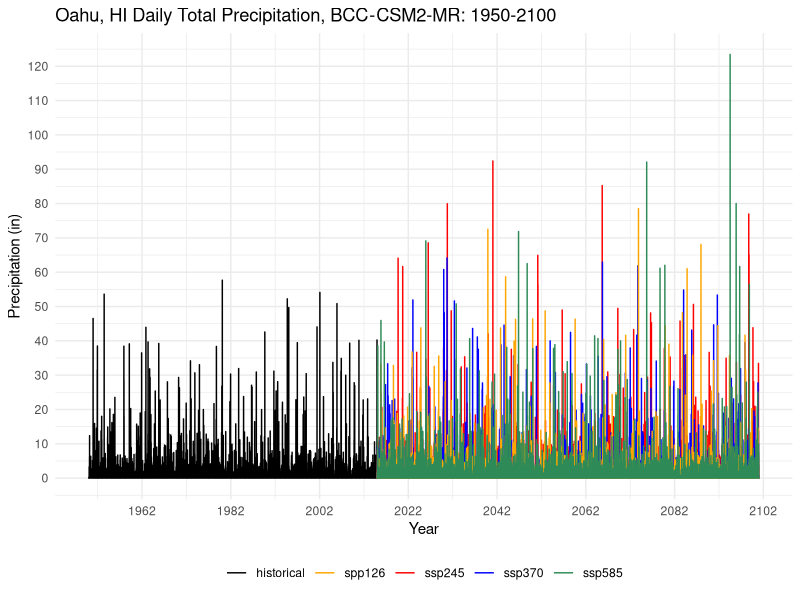
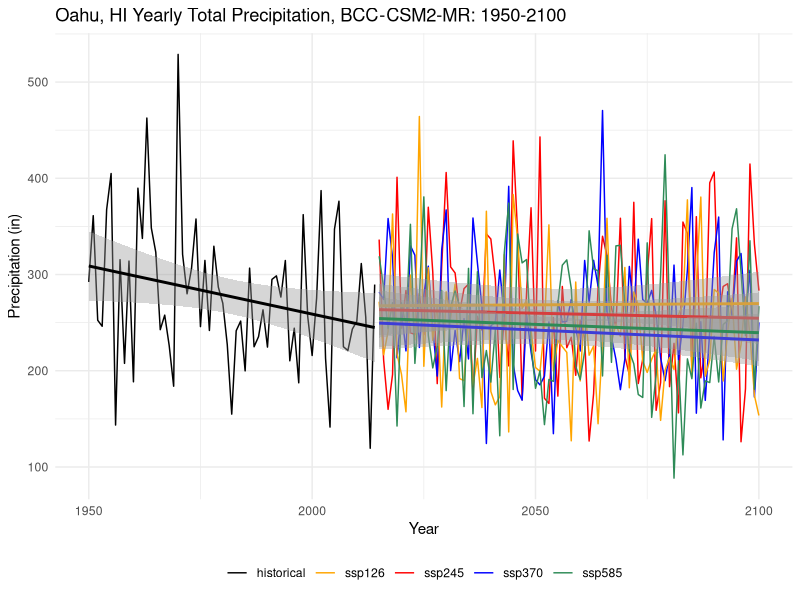
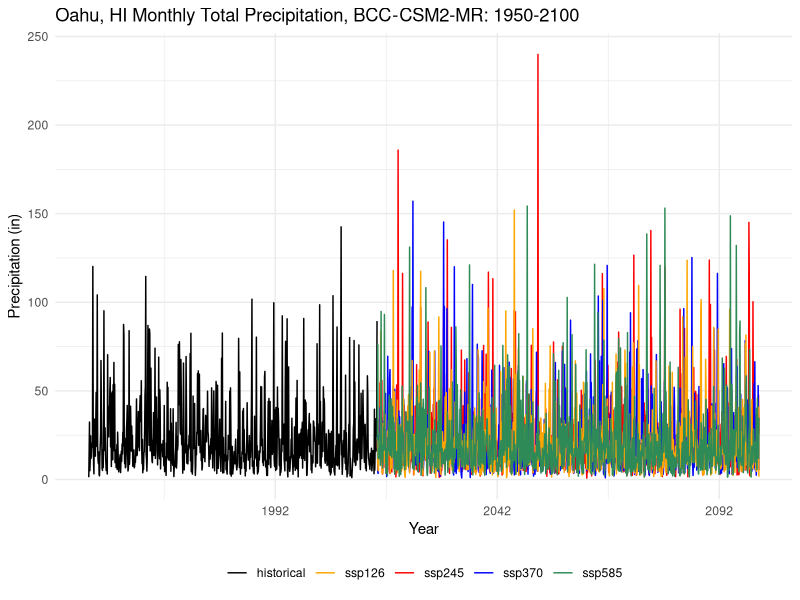
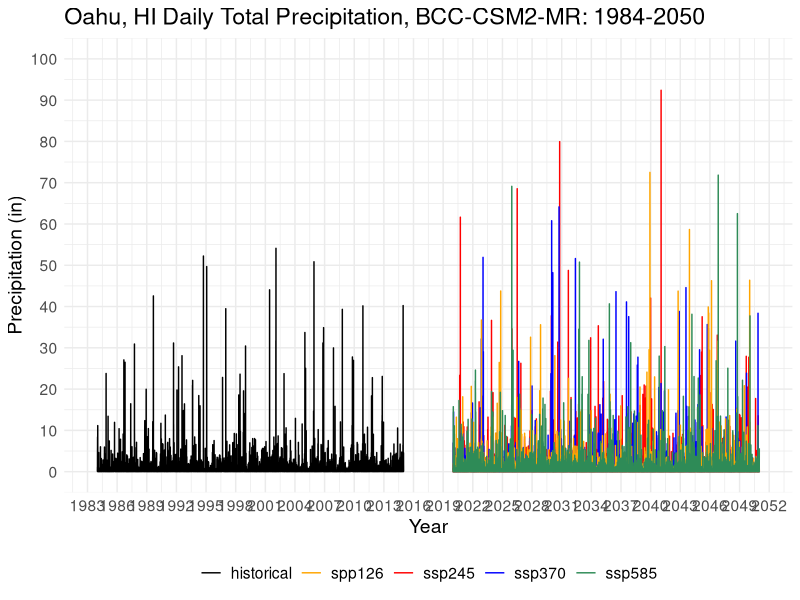
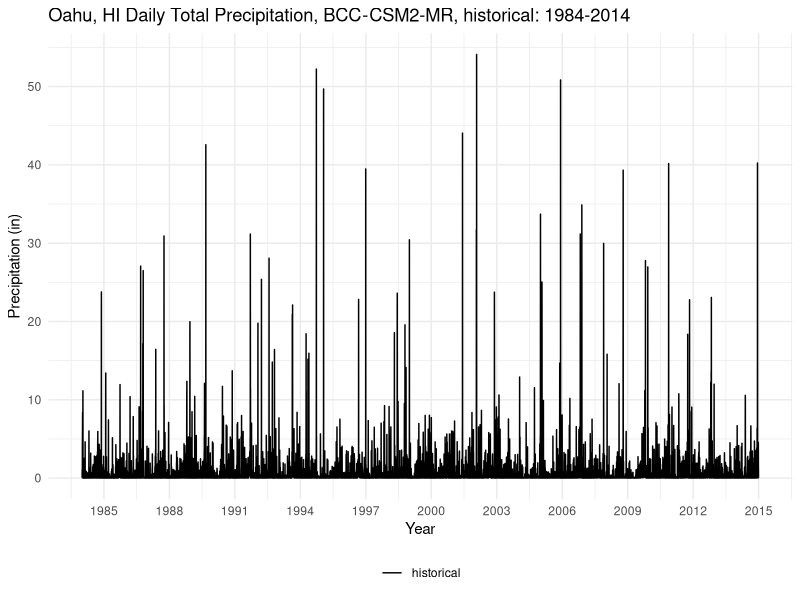
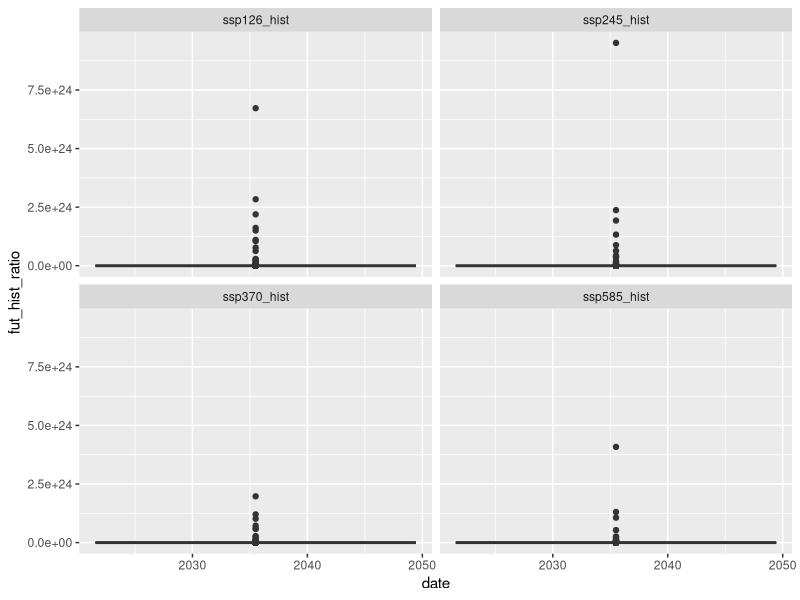
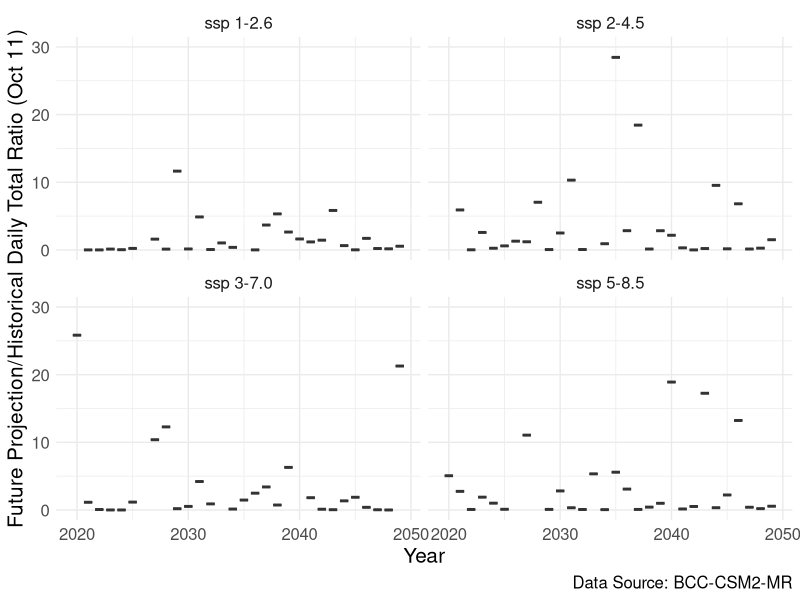
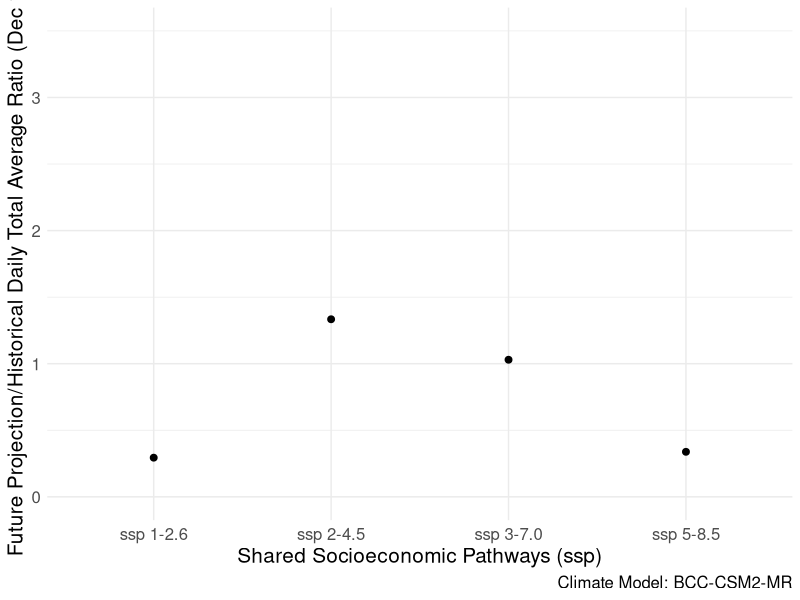

Write the R code that produced these figures, in order.
## ---- chunk 1
knitr::opts_chunk$set(echo = TRUE)
library(tidyverse)
library(here)
library(lubridate)
library(ggpubr)
library(zoo)
## ---- chunk 2
## Note: these data are from climate model BCC-CSM2-MR (China)
## daily totals
bcc_historical_tot = read.csv(here("climate_change_data", "BCC_daily_tot","oahu_historical_1950_2014_total.csv")) %>%  
  rename(date = dayofyear, pcp = pr) 
bcc_ssp126_tot = read.csv(here("climate_change_data","BCC_daily_tot","oahu_ssp126_2015_2100_total.csv")) %>% 
  rename(date = dayofyear, pcp = pr) 
bcc_ssp245_tot = read.csv(here("climate_change_data","BCC_daily_tot","oahu_ssp245_2015_2100_total.csv")) %>% 
  rename(date = dayofyear, pcp = pr) 
bcc_ssp370_tot = read.csv(here("climate_change_data","BCC_daily_tot","oahu_ssp370_2015_2100_total.csv")) %>% 
  rename(date = dayofyear, pcp = pr)
bcc_ssp585_tot = read.csv(here("climate_change_data","BCC_daily_tot","oahu_ssp585_2015_2100_total.csv")) %>% 
  rename(date = dayofyear, pcp = pr)

bcc_historical_tot$date <- ymd(bcc_historical_tot$date)
bcc_ssp126_tot$date <- ymd(bcc_ssp126_tot$date)
bcc_ssp245_tot$date <- ymd(bcc_ssp245_tot$date)
bcc_ssp370_tot$date <- ymd(bcc_ssp370_tot$date)
bcc_ssp585_tot$date <- ymd(bcc_ssp585_tot$date)
## ---- chunk 3
bcc_daily_tot_proj <- 
  ggplot() +
  geom_line(data = bcc_historical_tot, aes(x=date, y=pcp, color= "black"), size = 0.5) + 
  geom_line(data = bcc_ssp126_tot, aes(x=date, y=pcp, color="orange"), size = 0.5) + 
  geom_line(data = bcc_ssp245_tot, aes(x=date, y=pcp, color="red"), size = 0.5) +
  geom_line(data = bcc_ssp370_tot, aes(x=date, y=pcp, color = "blue"), size = 0.5) +
  geom_line(data = bcc_ssp585_tot, aes(x=date, y=pcp, color = "seagreen"), size = 0.5) + 
  theme_minimal() + 
  scale_y_continuous(breaks=seq(0,150,10)) +
  scale_x_date(date_breaks = "20 years", date_labels = "%Y") +
  ggtitle("Oahu, HI Daily Total Precipitation, BCC-CSM2-MR: 1950-2100") +
   labs(x = "Year",
       y = "Precipitation (in)") +
  scale_color_manual(values = c("black", "orange", "red", "blue", "seagreen", "purple"), 
                     labels = c("historical" , "spp126", "ssp245", "ssp370", "ssp585")) +
  theme(legend.title=element_blank())+
    theme(legend.position="bottom")

bcc_daily_tot_proj

## ---- chunk 4
# add seperate columns for year, month and day
bcc_historical_tot <- bcc_historical_tot %>% 
  mutate(year = year(date)) %>% 
  mutate(month = month(date)) %>% 
  mutate(day = day(date))

bcc_ssp126_tot <- bcc_ssp126_tot %>% 
  mutate(year = year(date)) %>% 
  mutate(month = month(date)) %>% 
  mutate(day = day(date))

bcc_ssp245_tot <- bcc_ssp245_tot %>% 
  mutate(year = year(date)) %>% 
  mutate(month = month(date)) %>% 
  mutate(day = day(date))

bcc_ssp370_tot <- bcc_ssp370_tot %>% 
  mutate(year = year(date)) %>% 
  mutate(month = month(date)) %>% 
  mutate(day = day(date))

bcc_ssp585_tot <- bcc_ssp585_tot  %>% 
  mutate(year = year(date)) %>% 
  mutate(month = month(date)) %>% 
  mutate(day = day(date))


# group by yearly sum of pcp 
bcc_historical_tot_yearly <- bcc_historical_tot %>% 
  group_by(year) %>% 
  mutate(sum = sum(pcp)) %>% 
  select(year, sum) %>% 
  distinct()

bcc_historical_tot_yearly$year <- as.numeric(bcc_historical_tot_yearly$year) 


# group by yearly sum of pcp 
bcc_ssp126_tot_yearly <- bcc_ssp126_tot %>% 
  group_by(year) %>% 
  mutate(sum = sum(pcp)) %>% 
  select(year, sum) %>% 
  distinct()

bcc_ssp126_tot_yearly$year <- as.numeric(bcc_ssp126_tot_yearly$year) 

# group by yearly sum of pcp 
bcc_ssp245_tot_yearly <- bcc_ssp245_tot %>% 
  group_by(year) %>% 
  mutate(sum = sum(pcp)) %>% 
  select(year, sum) %>% 
  distinct()

bcc_ssp245_tot_yearly$year <- as.numeric(bcc_ssp245_tot_yearly$year) 

# group by yearly sum of pcp 
bcc_ssp370_tot_yearly <- bcc_ssp370_tot %>% 
  group_by(year) %>% 
  mutate(sum = sum(pcp)) %>% 
  select(year, sum) %>% 
  distinct()

bcc_ssp370_tot_yearly$year <- as.numeric(bcc_ssp370_tot_yearly$year) 

# group by yearly sum of pcp 
bcc_ssp585_tot_yearly <- bcc_ssp585_tot %>% 
  group_by(year) %>% 
  mutate(sum = sum(pcp)) %>% 
  select(year, sum) %>% 
  distinct()

bcc_ssp585_tot_yearly$year <- as.numeric(bcc_ssp585_tot_yearly$year) 


# group by month (and associated year) sum of pcp
bcc_historical_tot_monthly <- bcc_historical_tot %>% 
  group_by(month,year) %>% 
  mutate(sum = sum(pcp)) %>% 
  select(month, year, sum) %>% 
  distinct()

bcc_historical_tot_monthly$date <- format(as.Date(paste(bcc_historical_tot_monthly$year, bcc_historical_tot_monthly$month, 01), "%Y %m %d"), "%m-%Y")

bcc_historical_tot_monthly$date <- my(bcc_historical_tot_monthly$date)


# group by month (and associated year) sum of pcp
bcc_ssp126_tot_monthly <- bcc_ssp126_tot %>% 
  group_by(month,year) %>% 
  mutate(sum = sum(pcp)) %>% 
  select(month, year, sum) %>% 
  distinct()

bcc_ssp126_tot_monthly$date <- format(as.Date(paste(bcc_ssp126_tot_monthly$year, bcc_ssp126_tot_monthly$month, 01), "%Y %m %d"), "%m-%Y")

bcc_ssp126_tot_monthly$date <- my(bcc_ssp126_tot_monthly$date)


# group by month (and associated year) sum of pcp
bcc_ssp245_tot_monthly <- bcc_ssp245_tot %>% 
  group_by(month,year) %>% 
  mutate(sum = sum(pcp)) %>% 
  select(month, year, sum) %>% 
  distinct()

bcc_ssp245_tot_monthly$date <- format(as.Date(paste(bcc_ssp245_tot_monthly$year, bcc_ssp245_tot_monthly$month, 01), "%Y %m %d"), "%m-%Y")

bcc_ssp245_tot_monthly$date <- my(bcc_ssp245_tot_monthly$date)

# group by yearly sum of daily avg pcp 
bcc_ssp370_tot_monthly <- bcc_ssp370_tot %>% 
  group_by(month,year) %>% 
  mutate(sum = sum(pcp)) %>% 
  select(month, year, sum) %>% 
  distinct() 
  
bcc_ssp370_tot_monthly$date <- format(as.Date(paste(bcc_ssp370_tot_monthly$year, bcc_ssp370_tot_monthly$month, 01), "%Y %m %d"), "%m-%Y")

bcc_ssp370_tot_monthly$date <- my(bcc_ssp370_tot_monthly$date)

# group by yearly sum of daily avg pcp 
bcc_ssp585_tot_monthly <- bcc_ssp585_tot %>% 
  group_by(month,year) %>% 
  mutate(sum = sum(pcp)) %>% 
  select(month, year, sum) %>% 
  distinct() 
  
bcc_ssp585_tot_monthly$date <- format(as.Date(paste(bcc_ssp585_tot_monthly$year, bcc_ssp585_tot_monthly$month, 01), "%Y %m %d"), "%m-%Y")

bcc_ssp585_tot_monthly$date <- my(bcc_ssp585_tot_monthly$date)
## ---- chunk 5
## all three ssps 
bcc_yearly_sum_proj <- 
  ggplot() +
  geom_line(data = bcc_historical_tot_yearly, aes(x=year, y=sum, color="black"), size = 0.5) +
  geom_line(data = bcc_ssp126_tot_yearly, aes(x=year, y=sum, color="orange"), size = 0.5) + 
  geom_line(data = bcc_ssp245_tot_yearly, aes(x=year, y=sum, color="red"), size = 0.5) +
  geom_line(data = bcc_ssp370_tot_yearly, aes(x=year, y=sum, color = "blue"), size = 0.5) +
  geom_line(data = bcc_ssp585_tot_yearly, aes(x=year, y=sum, color = "seagreen"), size = 0.5) +
  theme_minimal() + 
  #scale_y_continuous(breaks=seq(0,450,50)) +
  scale_x_continuous(breaks=seq(1950,2100,50)) + 
  # scale_x_date(date_breaks = "5 years", date_labels = "%Y") +
  ggtitle("Oahu, HI Yearly Total Precipitation, BCC-CSM2-MR: 1950-2100") + 
  scale_color_manual(values = c("black", "orange", "red", "blue", "seagreen"), labels = c("historical", "ssp126", "ssp245", "ssp370", "ssp585")) +
  labs(x = "Year",
       y = "Precipitation (in)") +
  geom_smooth(data = bcc_historical_tot_yearly, aes(x=year, y=sum), method='lm', formula = y~x, color = "black") +
  geom_smooth(data = bcc_ssp126_tot_yearly, aes(x=year, y=sum), method='lm', formula = y~x, color = "orange") + 
  geom_smooth(data = bcc_ssp245_tot_yearly, aes(x=year, y=sum), method='lm', formula = y~x, color = "red") + 
  geom_smooth(data = bcc_ssp370_tot_yearly, aes(x=year, y=sum), method='lm', formula = y~x, color = "blue") + 
  geom_smooth(data = bcc_ssp585_tot_yearly, aes(x=year, y=sum), method='lm', formula = y~x, color = "seagreen") +
  theme(legend.title=element_blank())+
    theme(legend.position="bottom")
# +
#   stat_regline_equation(label.y = 400) +
#   stat_cor(label.y = 400)

bcc_yearly_sum_proj
## ---- chunk 6
# all three ssps 
bcc_monthly_sum_proj <- 
  ggplot() +
  geom_line(data = bcc_historical_tot_monthly, aes(x=date, y=sum, color="black"), size = 0.5) +
  geom_line(data = bcc_ssp126_tot_monthly, aes(x=date, y=sum, color="orange"), size = 0.5) + 
  geom_line(data = bcc_ssp245_tot_monthly, aes(x=date, y=sum, color="red"), size = 0.5) +
  geom_line(data = bcc_ssp370_tot_monthly, aes(x=date, y=sum, color = "blue"), size = 0.5) +
  geom_line(data = bcc_ssp585_tot_monthly, aes(x=date, y=sum, color = "seagreen"), size = 0.5) +
  theme_minimal() + 
  scale_y_continuous(breaks=seq(0,300,50)) +
  #scale_x_continuous(breaks=seq(1850,2100,50)) + 
 scale_x_date(date_breaks = "50 years", date_labels = "%Y") +
  ggtitle("Oahu, HI Monthly Total Precipitation, BCC-CSM2-MR: 1950-2100") + 
  scale_color_manual(values = c("black", "orange", "red", "blue", "seagreen"), labels = c("historical", "ssp126", "ssp245", "ssp370", "ssp585")) +
  labs(x = "Year",
       y = "Precipitation (in)") +
  # geom_smooth(data = bcc_historical_tot_monthly, aes(x=date, y=sum), method='lm', formula = y~x, color = "black") +
  # geom_smooth(data = bcc_ssp126_tot_monthly, aes(x=date, y=sum), method='lm', formula = y~x, color = "orange") +
  # geom_smooth(data = bcc_ssp245_tot_monthly, aes(x=date, y=sum), method='lm', formula = y~x, color = "red") +
  # geom_smooth(data = bcc_ssp370_tot_monthly, aes(x=date, y=sum), method='lm', formula = y~x, color = "blue") +
  # geom_smooth(data = bcc_ssp585_tot_monthly, aes(x=date, y=sum), method='lm', formula = y~x, color = "seagreen") +
  theme(legend.title=element_blank())+
    theme(legend.position="bottom")
  
  # stat_regline_equation(label.y = 200) +
  # stat_cor(label.y = 190)

bcc_monthly_sum_proj
## ---- chunk 7
bcc_historical_tot_1984_2014 <- bcc_historical_tot %>% 
  filter(year %in% (1984:2014))
  
## separate projections based on 2020 to 2070
bcc_ssp126_tot_2020_2050 <- bcc_ssp126_tot %>% 
  filter(year %in% (2020:2050))

bcc_ssp245_tot_2020_2050 <- bcc_ssp245_tot %>% 
  filter(year %in% (2020:2050))

bcc_ssp370_tot_2020_2050 <- bcc_ssp370_tot %>% 
  filter(year %in% (2020:2050))

bcc_ssp585_tot_2020_2050 <- bcc_ssp585_tot %>% 
  filter(year %in% (2020:2050))


bcc_daily_tot_period <- 
  ggplot() +
  geom_line(data = bcc_historical_tot_1984_2014, aes(x=date, y=pcp, color="black"), size = 0.5) + 
  geom_line(data = bcc_ssp126_tot_2020_2050, aes(x=date, y=pcp, color="orange"), size = 0.5) + 
  geom_line(data = bcc_ssp245_tot_2020_2050, aes(x=date, y=pcp, color="red"), size = 0.5) +
  geom_line(data = bcc_ssp370_tot_2020_2050, aes(x=date, y=pcp, color = "blue"), size = 0.5) +
  geom_line(data = bcc_ssp585_tot_2020_2050, aes(x=date, y=pcp, color = "seagreen"), size = 0.5) + 
  theme_minimal() + 
  scale_y_continuous(breaks=seq(0,100,10), limits = c(0, 100)) +
  scale_x_date(date_breaks = "3 years", date_labels = "%Y") +
  ggtitle("Oahu, HI Daily Total Precipitation, BCC-CSM2-MR: 1984-2050") +
   labs(x = "Year",
       y = "Precipitation (in)") +
  scale_color_manual(values = c("black", "orange", "red", "blue", "seagreen"), labels = c("historical", "spp126", "ssp245", "ssp370", "ssp585")) +
   theme(legend.title=element_blank())+
    theme(legend.position="bottom") +
    theme(text = element_text(size=14))

bcc_daily_tot_period

#ggsave('bcc_daily_tot_period.png', bcc_daily_tot_period, width = 12, height = 8, units = "in")

## ---- chunk 8
bcc_daily_tot_period_hist <- 
  ggplot() +
  geom_line(data = bcc_historical_tot_1984_2014, aes(x=date, y=pcp, color="black"), size = 0.5) +  
  theme_minimal() + 
  scale_y_continuous(breaks=seq(0,50,10)) +
  scale_x_date(date_breaks = "3.5 years", date_labels = "%Y") +
  ggtitle("Oahu, HI Daily Total Precipitation, BCC-CSM2-MR, historical: 1984-2014 ") +
   labs(x = "Year",
       y = "Precipitation (in)") +
  scale_color_manual(values = c("black"), labels = c("historical")) + 
 theme(legend.title=element_blank()) +
    theme(legend.position="bottom")

bcc_daily_tot_period_hist
## ---- chunk 9
## merge the data frames together 
bcc_daily_tot_prec_merge1 <- bcc_ssp126_tot_2020_2050 %>% right_join(bcc_ssp245_tot_2020_2050, by = c("date")) 
bcc_daily_tot_prec_merge2 <- bcc_daily_tot_prec_merge1 %>%  right_join(bcc_ssp370_tot_2020_2050, by = c("date"))
bcc_daily_tot_prec_merge_fin <- bcc_daily_tot_prec_merge2 %>% right_join(bcc_ssp585_tot_2020_2050,by = c("date")) %>% 
  select(date, year.x, month.x, day.x, pcp.x, pcp.y, pcp.x.x, pcp.y.y) %>% 
  rename(year = year.x,
         month = month.x,
         day = day.x,
         ssp126_pcp=pcp.x,
         ssp245_pcp=pcp.y,
         ssp370_pcp = pcp.x.x ,
         ssp585_pcp = pcp.y.y )

bcc_historical_tot_1984_2014_rename <- bcc_historical_tot_1984_2014 %>% 
  rename(hist_date = date,
         hist_pcp = pcp,
         hist_year = year,
         hist_month = month,
         hist_day = day)

bcc_merge_his_proj <- cbind(bcc_daily_tot_prec_merge_fin, bcc_historical_tot_1984_2014_rename) 

bcc_ratio_df <- bcc_merge_his_proj %>% 
  mutate(ssp126_hist = ssp126_pcp/hist_pcp,
         ssp245_hist = ssp245_pcp/hist_pcp,
         ssp370_hist = ssp370_pcp/hist_pcp,
         ssp585_hist = ssp585_pcp/hist_pcp) %>% 
  select(date, ssp126_hist,ssp245_hist, ssp370_hist, ssp585_hist) %>% 
  pivot_longer(cols = ssp126_hist:ssp585_hist,
               names_to = c("ssp"),
               values_to = "fut_hist_ratio")

ggplot(data = bcc_ratio_df, aes(x=date, y=fut_hist_ratio,  group=ssp)) +
  geom_boxplot() +
  facet_wrap(~ssp)
  #scale_y_continuous(limits = c(0,0.0e+00))
## ---- chunk 10
ssp_names <- c(
                    `ssp126_hist` = "ssp 1-2.6",
                    `ssp245_hist` = "ssp 2-4.5",
                    `ssp370_hist` = "ssp 3-7.0",
                    `ssp585_hist` = "ssp 5-8.5"
                    )

bcc_merge_his_proj_filt <- bcc_merge_his_proj %>% 
  filter(month == "10") %>% 
  filter(day == "11") %>% 
  mutate(ssp126_hist = ssp126_pcp/hist_pcp,
         ssp245_hist = ssp245_pcp/hist_pcp,
         ssp370_hist = ssp370_pcp/hist_pcp,
         ssp585_hist = ssp585_pcp/hist_pcp) %>% 
  select(date, year, month, day, ssp126_hist,ssp245_hist, ssp370_hist, ssp585_hist) %>% 
  pivot_longer(cols = ssp126_hist:ssp585_hist,
               names_to = c("ssp"),
               values_to = "fut_hist_ratio")


proj_hist_oct11_BCC <- ggplot(data = bcc_merge_his_proj_filt, aes(x=year, y=fut_hist_ratio,  group=year)) +
  geom_boxplot() +
  facet_wrap(~ssp, labeller = as_labeller(ssp_names)) +
  theme_minimal() +
  labs(x="Year", 
       y="Future Projection/Historical Daily Total Ratio (Oct 11)", 
       caption = "Data Source: BCC-CSM2-MR") +
  scale_y_continuous(limits = c(0,30)) +
    theme(text = element_text(size=15))

proj_hist_oct11_BCC

#ggsave('proj_hist_oct11_BCC.png', proj_hist_oct11_BCC, width = 12, height = 10, units = "in")
                     
## ---- chunk 11
bcc_merge_his_proj_filt_dec19 <- bcc_merge_his_proj %>%
  filter(month == "12") %>%
  filter(day == "19") %>%
  group_by(month,day) %>%
  mutate(ssp126_pcp_avg = mean(ssp126_pcp),
         ssp245_pcp_avg = mean(ssp245_pcp),
         ssp370_pcp_avg = mean(ssp370_pcp),
         ssp585_pcp_avg = mean(ssp585_pcp),
         hist_pcp_avg = mean(hist_pcp)) %>%
  select(month,day,ssp126_pcp_avg,ssp245_pcp_avg,ssp370_pcp_avg, ssp585_pcp_avg, hist_pcp_avg ) %>%
  distinct()


bcc_merge_his_proj_filt_dec19 <- bcc_merge_his_proj_filt_dec19 %>%
  mutate(ssp126_hist = ssp126_pcp_avg/hist_pcp_avg,
         ssp245_hist = ssp245_pcp_avg/hist_pcp_avg,
         ssp370_hist = ssp370_pcp_avg/hist_pcp_avg,
         ssp585_hist = ssp585_pcp_avg/hist_pcp_avg) %>%
  select(month, day, ssp126_hist,ssp245_hist, ssp370_hist, ssp585_hist) %>%
  pivot_longer(cols = ssp126_hist:ssp585_hist,
               names_to = c("ssp"),
               values_to = "fut_hist_ratio")

proj_hist_dec19_bcc <- ggplot(data = bcc_merge_his_proj_filt_dec19, aes(x=ssp, y=fut_hist_ratio)) +
  geom_point(size=2) +
  theme_minimal() +
  labs(x="Shared Socioeconomic Pathways (ssp)",
       y="Future Projection/Historical Daily Total Average Ratio (Dec 19)",
       caption = "Climate Model: BCC-CSM2-MR") +
    theme(text = element_text(size=15)) +
  scale_x_discrete(labels=c("ssp126_hist" = "ssp 1-2.6",
                            "ssp245_hist" = "ssp 2-4.5",
                              "ssp370_hist" = "ssp 3-7.0",
                            "ssp585_hist" = "ssp 5-8.5")) + 
  scale_y_continuous(limits = c(0,3.5))

proj_hist_dec19_bcc

 # ggsave('proj_hist_dec19_bcc.png', proj_hist_dec19_bcc, width = 12, height = 10, units = "in")

